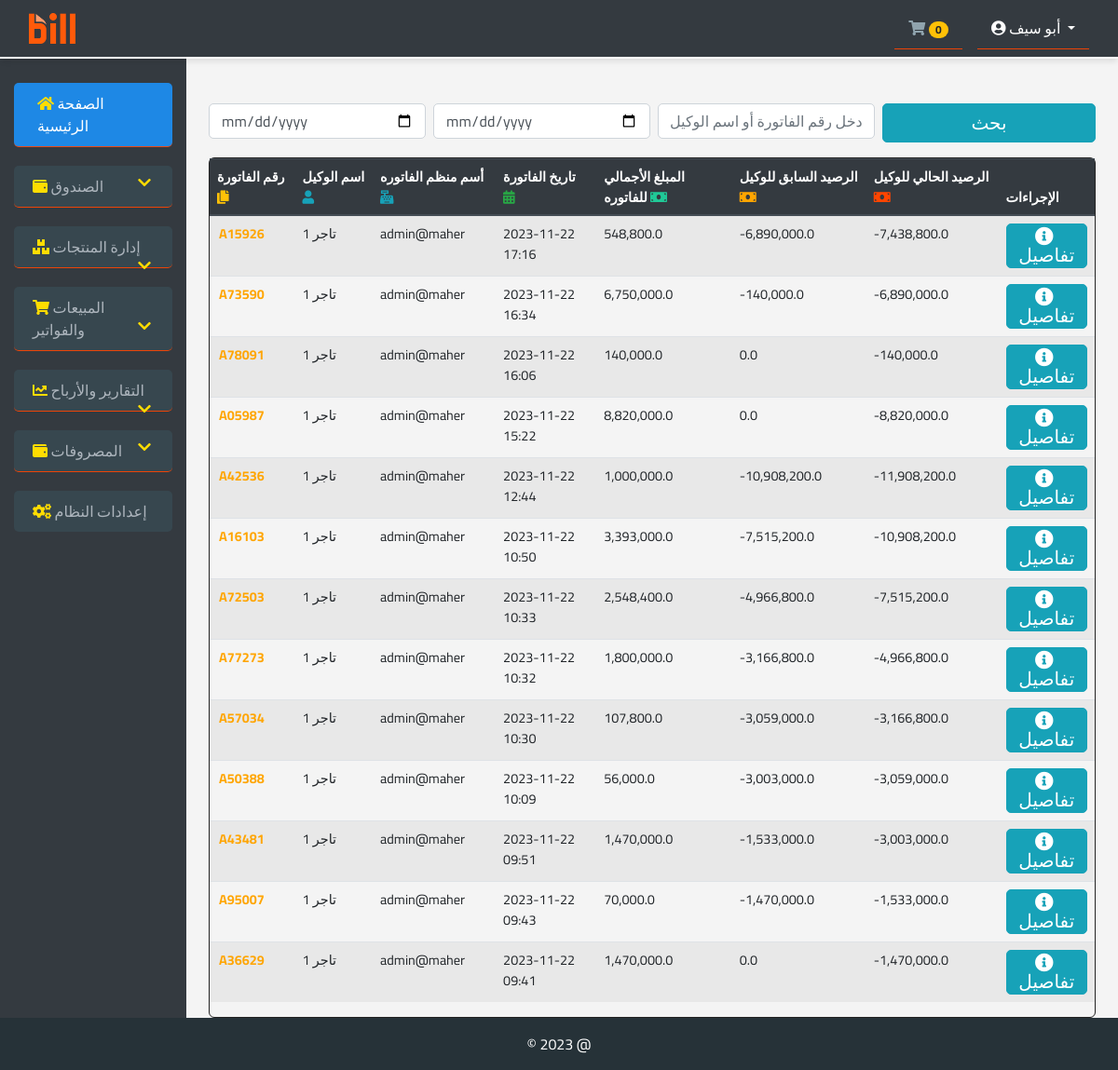
Screenshot of /invoice_list (signed in) with the database file from the repository.
### pro1/models.py (models this page shows, shortened)
class Invoice(models.Model):
    invoice_number = models.CharField(max_length=100, default=generate_invoice_number, unique=True)
    date = models.DateTimeField(default=timezone.now)
    agent = models.ForeignKey(Agent, on_delete=models.CASCADE)
    totalAmountbeforediscount = models.DecimalField(max_digits=15, decimal_places=1, null=True)
    total = models.DecimalField(max_digits=15, decimal_places=1, null=True)
    payment = models.CharField(max_length=100, null=True)
    balncagentlast = models.DecimalField(max_digits=15, decimal_places=1, null=True)
    balncagentafter = models.DecimalField(max_digits=15, decimal_places=1, null=True)
    payment_date = models.DateField(null=True, blank=True)
    admin = models.CharField(max_length=255, null=True)
    notes = models.TextField(null=True)
    discount = models.DecimalField(max_digits=10, decimal_places=1, default=0.0)

class Agent(models.Model):
    name = models.CharField(max_length=100)
    phone = models.CharField(max_length=15, null=True)
    address = models.TextField(max_length=255, null=True)

### pro1/views.py (the view)
# urls.py: path('invoice_list', views.invoice_list, name='invoice_list'),
@login_required
def invoice_list(request):
    search_query = request.GET.get('search', '')
    min_date_str = request.GET.get('min_date', '')
    max_date_str = request.GET.get('max_date', '')
    invoices_query = Invoice.objects.all()
    if search_query:
        invoices_query = invoices_query.filter(
            Q(invoice_number__icontains=search_query) |
            Q(agent__name__icontains=search_query)
        )
    if min_date_str:
        min_date = datetime.datetime.strptime(min_date_str, '%Y-%m-%d').date()
        invoices_query = invoices_query.filter(date__gte=min_date)
    if max_date_str:
        max_date = datetime.datetime.strptime(max_date_str, '%Y-%m-%d').date()
        invoices_query = invoices_query.filter(date__lte=max_date)
    invoices_list = []
    for invoice in invoices_query.all().order_by('-date'):
        count = InvoiceItem.objects.filter(invoice=invoice).count()
        invoices_list.append({
            'invoice_number': invoice.invoice_number,
            'agent': invoice.agent.name,
            'date': invoice.date.strftime('%Y-%m-%d %H:%M'),  # تنسيق التاريخ
            'total': invoice.total,
            'balncagentafter': invoice.balncagentafter,
            'balncagentlast': invoice.balncagentlast,
            'admin': invoice.admin
        })
    return render(request, 'list_invoices.html',
                  {'invoices': invoices_list, 'search_query': search_query, 'min_date_str': min_date_str,
                   'max_date_str': max_date_str, })

### templates/list_invoices.html (shortened to what this page needs)
{% extends 'base.html' %}
{% load humanize %}
{% block hed %}
     <link rel="stylesheet" type="text/css" href="https://cdn.datatables.net/1.11.5/css/jquery.dataTables.css">
{% endblock %}
{% block con %}
    <form class="filter-bar mb-3" action="{% url 'invoice_list' %}" method="get">
      <input type="date" class="form-control" value="{{ min_date_str }}" id="minDate" name="min_date" placeholder="تاريخ البداية">
      <input type="date" class="form-control" value="{{ max_date_str }}" name="max_date" id="maxDate"  placeholder="تاريخ النهاية">
      <input type="text" class="form-control" id="searchBox" name="search"  value="{{ search_query }}" placeholder="ادخل رقم الفاتورة أو اسم الوكيل...">
      <button class="btn btn-info">بحث</button>
    </form>
<div style="border: 1px solid rgba(0,0,0,0.86);border-radius: 6px">
<table class="table table-striped" >
    <thead class="thead-dark" >
        <tr>
            <th scope="col">رقم الفاتورة <i class="fas fa-copy" style="color: #FFC107;"></i></th>
            <th scope="col">اسم الوكيل <i class="fas fa-user" style="color: #17A2B8;"></i></th>
            <th scope="col">أسم منظم الفاتوره  <i class="fas fa-cash-register" style="color: #17A2B8;"></i></th>
            <th scope="col">تاريخ الفاتورة <i class="fas fa-calendar-alt" style="color: #28A745;"></i></th>
            <th scope="col"> المبلغ الأجمالي للفاتوره <i class="fas fa-money-bill" style="color: #20C997;"></i></th>
             <th scope="col">  الرصيد السابق للوكيل <i class="fas fa-money-bill" style="color: orange;"></i></th>
            <th scope="col"> الرصيد الحالي للوكيل <i class="fas fa-money-bill" style="color: orangered;"></i></th>
            <th scope="col">الإجراءات</th>
        </tr>
    </thead>
    <tbody>
        {% for invoice in invoices %}
            <tr>
                <td  style="cursor: pointer;font-weight: bolder;color: orange;padding-left: 10px"> {{ invoice.invoice_number }}</td>
                <td>{{ invoice.agent }}</td>
                <td>{{ invoice.admin }}</td>
                <td>{{ invoice.date}}</td>
                <td>{{ invoice.total|intcomma }}</td>
                <td>{{ invoice.balncagentlast|intcomma }}</td>
                <td>{{ invoice.balncagentafter|intcomma }}</td>
                <td>
                    <a href="{% url 'detils' invoice.invoice_number %}" class="btn btn-sm btn-info" style="padding: 3px;text-align: center">
                        <i class="fas fa-info-circle"></i> تفاصيل
                    </a>
                </td>
            </tr>
        {% endfor %}
    </tbody>
</table>
</div>
{% endblock %}

### templates/base.html (shortened to what this page needs)
{% load static %}
<!DOCTYPE html>
<html lang="en">
<head>
    <link rel="stylesheet" href="https://stackpath.bootstrapcdn.com/bootstrap/4.5.2/css/bootstrap.min.css">
    <link rel="stylesheet" href="https://cdnjs.cloudflare.com/ajax/libs/font-awesome/5.15.1/css/all.min.css">
    <link rel="stylesheet" href="https://unpkg.com/tippy.js/dist/tippy.css" />
    {% block hed %}{% endblock %}
</head>
<body>
<nav class="navbar navbar-expand-lg navbar-dark sticky-top bg-dark bg-gradient" style="border-bottom: 2px solid #ffffff;">
    <div class="container-fluid">
        <a class="navbar-brand" href="{% url 'dashb' %}">
            <img src="{% static 'icon/BILL_BIG.png' %}" alt="Logo" style="width: 50px;">
        </a>
        <div class="ml-auto" style="display: flex; align-items: center;">
            <a  class="nav-link text-white mr-3">
                <i style="cursor: pointer" class="fas fa-shopping-cart"></i>
                <span id="cart-count" class="badge badge-pill badge-warning">0</span>
            </a>
            <div class="dropdown">
                <a class="nav-link dropdown-toggle text-white"  id="navbarDropdown" role="button" data-toggle="dropdown" aria-expanded="false">
                    <i class="fas fa-user-circle"></i> {{ request.user.first_name }}
                </a>
            </div>
        </div>
    </div>
</nav>
<div class="container-fluid" >
    <div class="row">
<nav class="col-md-3 col-lg-2 d-md-block bg-dark bg-gradient sidebar collapse">
    <div class="sidebar-sticky pt-3">
        <ul class="nav flex-column">
            <li class="nav-item">
                <a class="nav-link active" href="{% url 'dashb' %}">
                    <i class="fas fa-home"></i>
                    الصفحة الرئيسية
                </a>
            </li>
            {% if request.user.username != 'm' %}
            <li class="nav-item">
                <a class="nav-link collapsed" href="#" data-toggle="collapse" data-target="#cashboxSubmenu" aria-expanded="false" aria-controls="cashboxSubmenu">
                    <i class="fas fa-wallet"></i>
                    الصندوق
                    <i class="fas fa-chevron-right float-right"></i>
                </a>
            </li>
            {% endif %}
<li class="nav-item">
    <a class="nav-link collapsed" href="#" data-toggle="collapse" data-target="#inventorySubmenu" aria-expanded="false" aria-controls="inventorySubmenu">
        <i class="fas fa-boxes"></i>
        إدارة المنتجات
        <i class="fas fa-chevron-right float-right"></i>
    </a>
</li>
           <li class="nav-item">
    <a class="nav-link collapsed" href="#" data-toggle="collapse" data-target="#salesSubmenu" aria-expanded="false" aria-controls="salesSubmenu">
        <i class="fas fa-shopping-cart"></i>
        المبيعات والفواتير
        <i class="fas fa-chevron-right float-right"></i>
    </a>
</li>
<li class="nav-item">
    <a class="nav-link collapsed" href="#" data-toggle="collapse" data-target="#reportsSubmenu" aria-expanded="false" aria-controls="reportsSubmenu">
        <i class="fas fa-chart-line"></i>
        التقارير والأرباح
        <i class="fas fa-chevron-right float-right"></i>
    </a>
</li>
<li class="nav-item">
    <a class="nav-link collapsed" href="#" data-toggle="collapse" data-target="#expensesSubmenu" aria-expanded="false" aria-controls="expensesSubmenu">
        <i class="fas fa-wallet"></i>
        المصروفات
        <i class="fas fa-chevron-right float-right"></i>
    </a>
</li>
            <li class="nav-item">
                <a class="nav-link" href="{% url 'settings' %}">
                    <i class="fas fa-cogs"></i>
                    إعدادات النظام
                </a>
            </li>
        </ul>
    </div>
</nav>
        <main role="main" class="col-md-9 ml-sm-auto col-lg-10 px-md-4 main-content mt-5">
            {% block con %}
            {% endblock %}
        </main>
    </div>
</div>
<footer class="footer mt-auto py-3">
    <div>&copy; 2023 @</div>
</footer>
</body>
</html>

### templates/base.html (style rules this page uses)
body { font-family: 'Cairo', serif; background-color: #f4f4f4; }
.sidebar { min-height: 100vh; background-color: #37474F; }
.sidebar .nav-link { color: #FFFFFF; border-radius: 5px; margin: 10px 0; padding: 10px 15px; transition: all 0.3s ease-in-out; }
.sidebar .nav-link:hover, .sidebar .nav-link.active { background-color: #1E88E5; color: #FFFFFF; padding-left: 25px; }
.sidebar i { color: orange; }
.navbar, .footer { background-color: #263238; color: #FFFFFF; }
.fa-home, .fa-boxes, .fa-shopping-cart, .fa-chart-line, .fa-wallet, .fa-cogs { color: #90A4AE; }
.navbar, .footer { box-shadow: 0 4px 6px -1px rgba(0, 0, 0, 0.1); }
.footer { text-align: center; padding: 10px 0; }
.navbar-brand { color: #FFFFFF; font-size: 1.5em; display: flex; align-items: center; font-family: 'Montserrat', sans-serif; font-weight: 700; font-size: 1.5em; }
.btn .fas { margin-right: 5px; }
.nav-link { border-bottom: 1px solid rgba(255, 69, 0, 0.91); padding: 10px 15px; }
.nav-link.active, .nav-link.show { background-color: #0d701c; color: white; }
.collapse .nav-link { padding-left: 20px; background-color: #37474F; color: #adb5bd; }
.collapse .nav-link i { color: #ffdd00; }
.sidebar { overflow-y: auto; background-color: #263238; padding-bottom: 10px; }
.collapse { transition: all 0.35s ease; }
.nav-link.collapsed .fa-chevron-right { transform: rotate(90deg); transition: transform 0.35s ease; }
.nav-item:last-child .nav-link { border-bottom: none; }
.sidebar .nav-link { padding-right: 25px; }
.btn { padding: 10px; font-size: 20px; line-height: 1; border-radius: 5px; text-align: center; }

### templates/list_invoices.html (style rules this page uses)
.table td, .table th { font-size: 0.90rem; padding: .5rem; }
.filter-bar { display: flex; flex-wrap: wrap; gap: 0.5rem; }
.filter-bar > * { flex: 1; min-width: 140px; }
.form-control { border-radius: 5px; }
th ,td { font-size: 13px; }

### rows the page displays
Invoice: invoice_number "A15926", admin "admin@maher", total "548,800.0", balncagentlast "-6,890,000.0", balncagentafter "-7,438,800.0"
Agent: agent "تاجر 1" "تاجر 1" "تاجر 1" "تاجر 1" "تاجر 1" "تاجر 1" "تاجر 1" "تاجر 1" "تاجر 1" "تاجر 1" "تاجر 1" "تاجر 1" "تاجر 1"
Invoice: invoice_number "A73590", admin "admin@maher", total "6,750,000.0", balncagentlast "-140,000.0", balncagentafter "-6,890,000.0"
Invoice: invoice_number "A78091", admin "admin@maher", total "140,000.0", balncagentlast "0.0", balncagentafter "-140,000.0"
Invoice: invoice_number "A05987", admin "admin@maher", total "8,820,000.0", balncagentlast "0.0", balncagentafter "-8,820,000.0"
Invoice: invoice_number "A42536", admin "admin@maher", total "1,000,000.0", balncagentlast "-10,908,200.0", balncagentafter "-11,908,200.0"
Invoice: invoice_number "A16103", admin "admin@maher", total "3,393,000.0", balncagentlast "-7,515,200.0", balncagentafter "-10,908,200.0"
Invoice: invoice_number "A72503", admin "admin@maher", total "2,548,400.0", balncagentlast "-4,966,800.0", balncagentafter "-7,515,200.0"
Invoice: invoice_number "A77273", admin "admin@maher", total "1,800,000.0", balncagentlast "-3,166,800.0", balncagentafter "-4,966,800.0"
Invoice: invoice_number "A57034", admin "admin@maher", total "107,800.0", balncagentlast "-3,059,000.0", balncagentafter "-3,166,800.0"
Invoice: invoice_number "A50388", admin "admin@maher", total "56,000.0", balncagentlast "-3,003,000.0", balncagentafter "-3,059,000.0"
Invoice: invoice_number "A43481", admin "admin@maher", total "1,470,000.0", balncagentlast "-1,533,000.0", balncagentafter "-3,003,000.0"
Invoice: invoice_number "A95007", admin "admin@maher", total "70,000.0", balncagentlast "-1,470,000.0", balncagentafter "-1,533,000.0"
Invoice: invoice_number "A36629", admin "admin@maher", total "1,470,000.0", balncagentlast "0.0", balncagentafter "-1,470,000.0"

### other values shown
{{ request.user.first_name }} "أبو سيف"
{{ invoice.date }} "2023-11-22 17:16" "2023-11-22 16:34" "2023-11-22 16:06" "2023-11-22 15:22" "2023-11-22 12:44" "2023-11-22 10:50" "2023-11-22 10:33" "2023-11-22 10:32" "2023-11-22 10:30" "2023-11-22 10:09" "2023-11-22 09:51" "2023-11-22 09:43" "2023-11-22 09:41"
